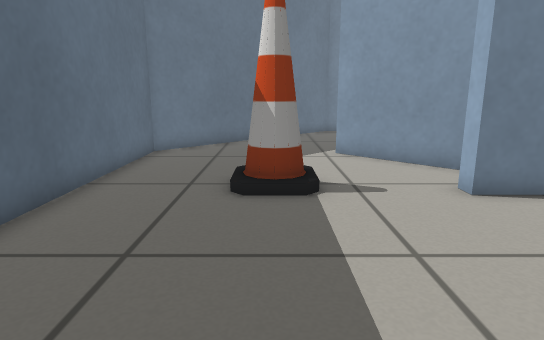
[1] (above)

18 first-person views from a walk through a world built for the Gazebo simulator. The camera is 0.54 m above the floor, tilts 12° down and sees 75° across. The floor is counted in squares, 0.25 m on a side. Each view is taken from the middle of a square. On the plan, view 1 faces up. The plan holds only what a view shows up to about 19 squares ahead; the rest is blank.

[2]
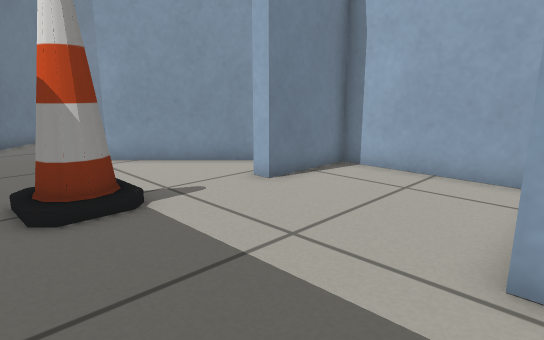

[3]
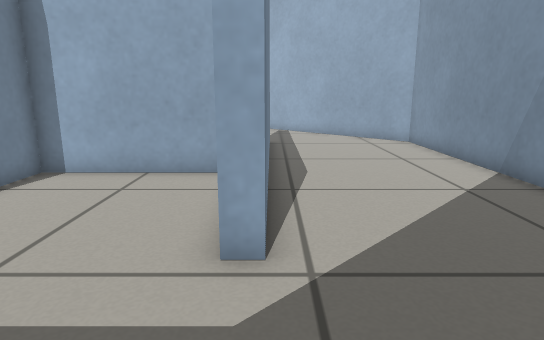

[4]
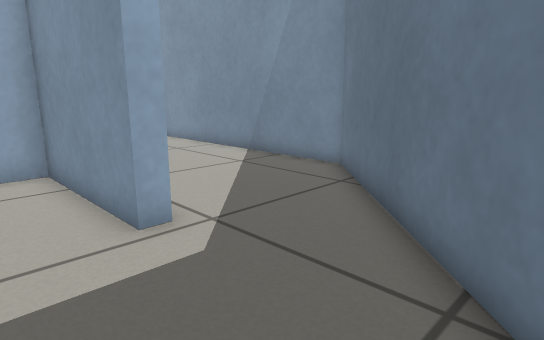

[5]
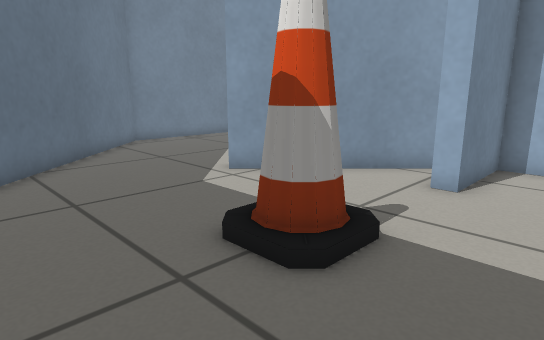

[6]
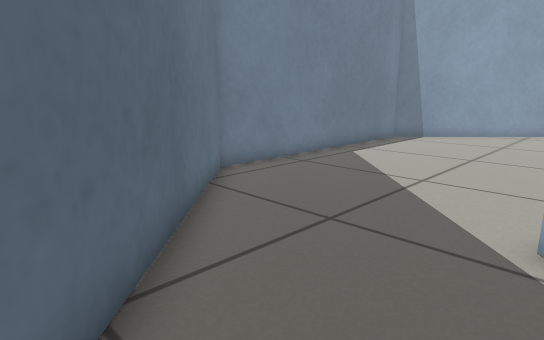

[7]
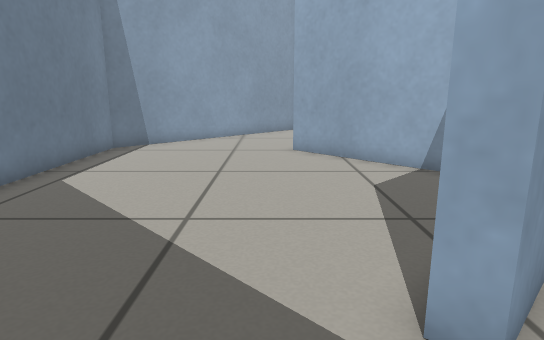

[8]
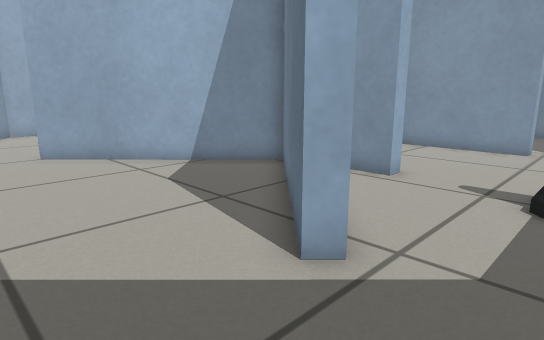

[9]
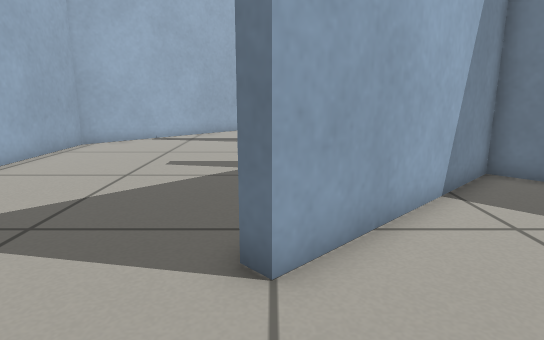

[10]
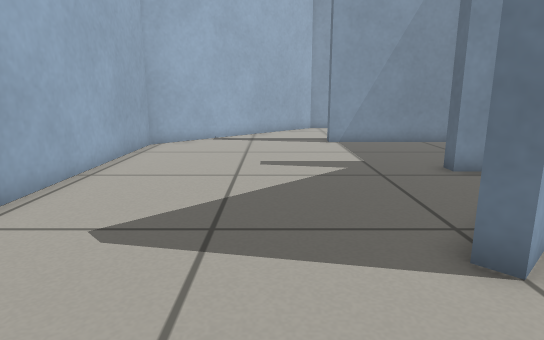

[11]
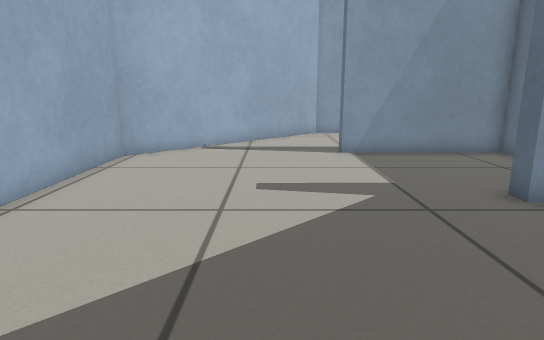

[12]
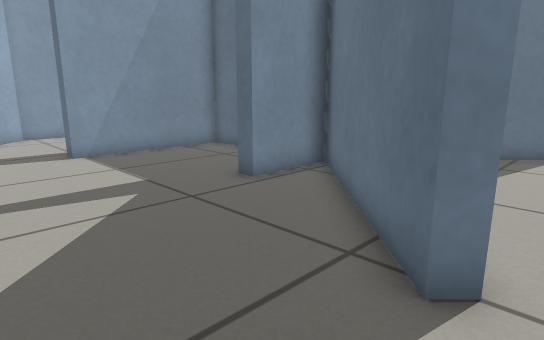

[13]
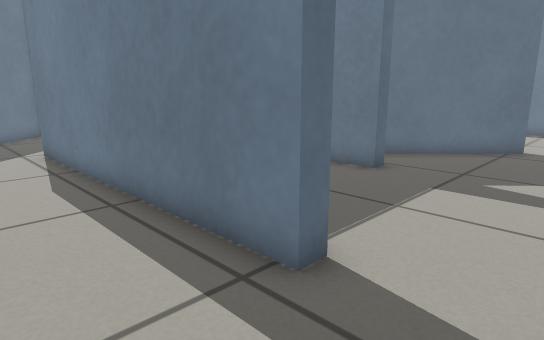

[14]
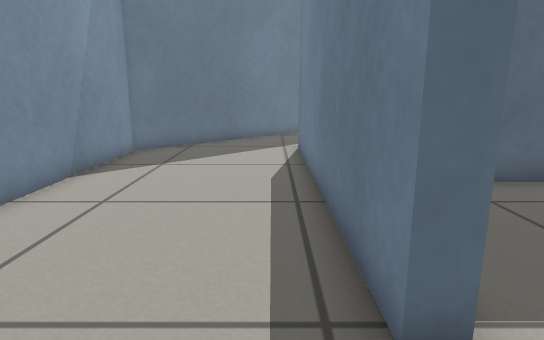

[15]
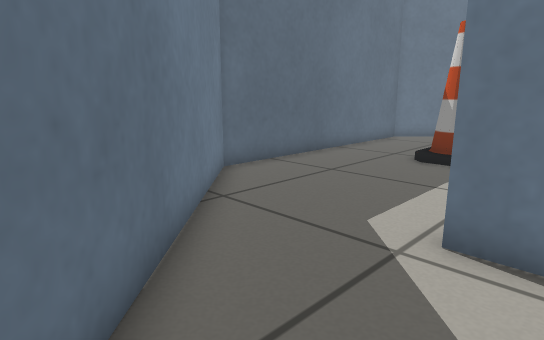

[16]
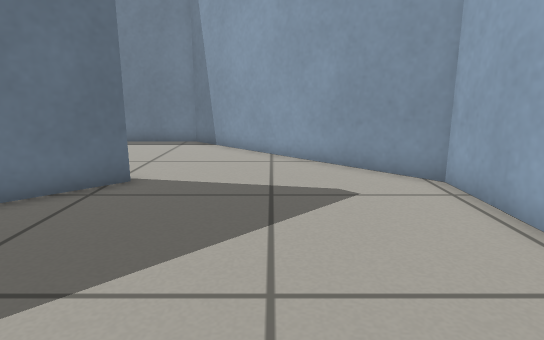

[17]
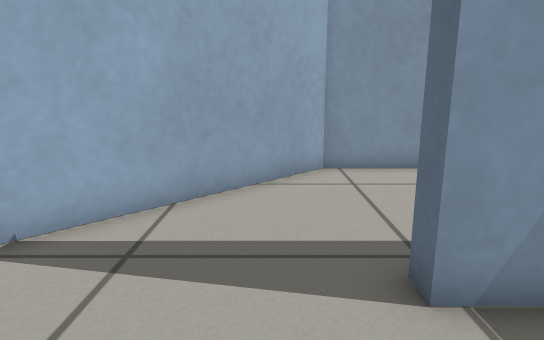

[18]
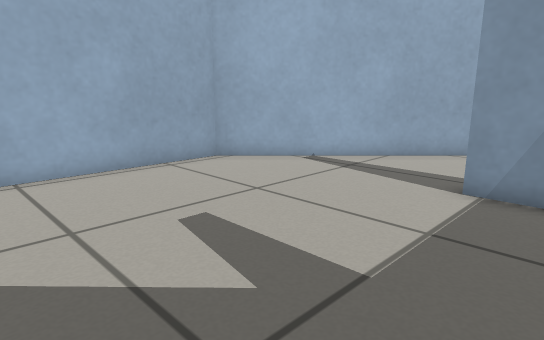

### Floor plan
Points are (right, up) in squares from view 1. A wall is a line through its corners. A room is listed if a view was taken in it or the views show most of it. See-through windows are left out.
Room 1 (views 1, 2, 3, 4, 5, 6, 7, 8)
walls: (2.4, 1.7) (7.8, 1.7) (7.8, 7.5) (4.4, 7.5) (4.4, 8.1) (5.7, 8.1); (6.7, 8.9) (2.4, 13.2) (2.8, 13.6); (0.8, 19) (-4.6, 13.6) (-4.6, 2.5) (-0.2, -1.9)
ways out: opening at (1.2, 16) to room 2; opening at (0.8, 0.5) to room 3
objects: cone (0, 8) to (1, 9)
Room 2 (view 9)
walls: (2.8, 13.6) (8.1, 8.4) (14, 14.2); (8.6, 8.1) (10.1, 8.1); (16.1, 19.9) (14.5, 21.5) (3.3, 21.5) (0.8, 19)
ways out: opening at (1.2, 16) to room 1; opening at (15.6, 17) to room 3
Room 3 (views 10, 11, 12, 13, 14, 15, 16, 17, 18)
walls: (8.4, 3.4) (8.4, 1.7) (14.4, 1.7) (14.4, 1.1) (2.4, 1.1) (2.4, 1.7); (10.1, 8.1) (11.8, 8.1) (11.8, 7.5) (10.1, 7.5); (8.4, 6.9) (8.4, 5.5); (14, 14.2) (14.4, 13.7) (8.6, 8.1); (-0.2, -1.9) (3.3, -5.4) (14.5, -5.4) (22.4, 2.5) (22.3, 13.7) (16.1, 19.9)
ways out: opening at (0.8, 0.5) to room 1; opening at (15.6, 17) to room 2

Where each view was taken, in squares from view 1:
view 1: 0 up, 0 right, facing up
view 2: 1 up, 2 left, facing up-right
view 3: 1 up, 2 left, facing right
view 4: 4 up, 3 left, facing down-right
view 5: 5 up, 4 left, facing up-right
view 6: 13 up, 3 left, facing up-right
view 7: 15 up, 0 right, facing right
view 8: 17 up, 0 right, facing down-right
view 9: 18 up, 14 right, facing down
view 10: 18 up, 17 right, facing down
view 11: 15 up, 17 right, facing down
view 12: 15 up, 18 right, facing down-left
view 13: 2 down, 17 right, facing up-left
view 14: 0 up, 17 right, facing left
view 15: 4 down, 4 right, facing up-left
view 16: 5 up, 18 right, facing up
view 17: 5 up, 16 right, facing down
view 18: 10 up, 12 right, facing down-right
